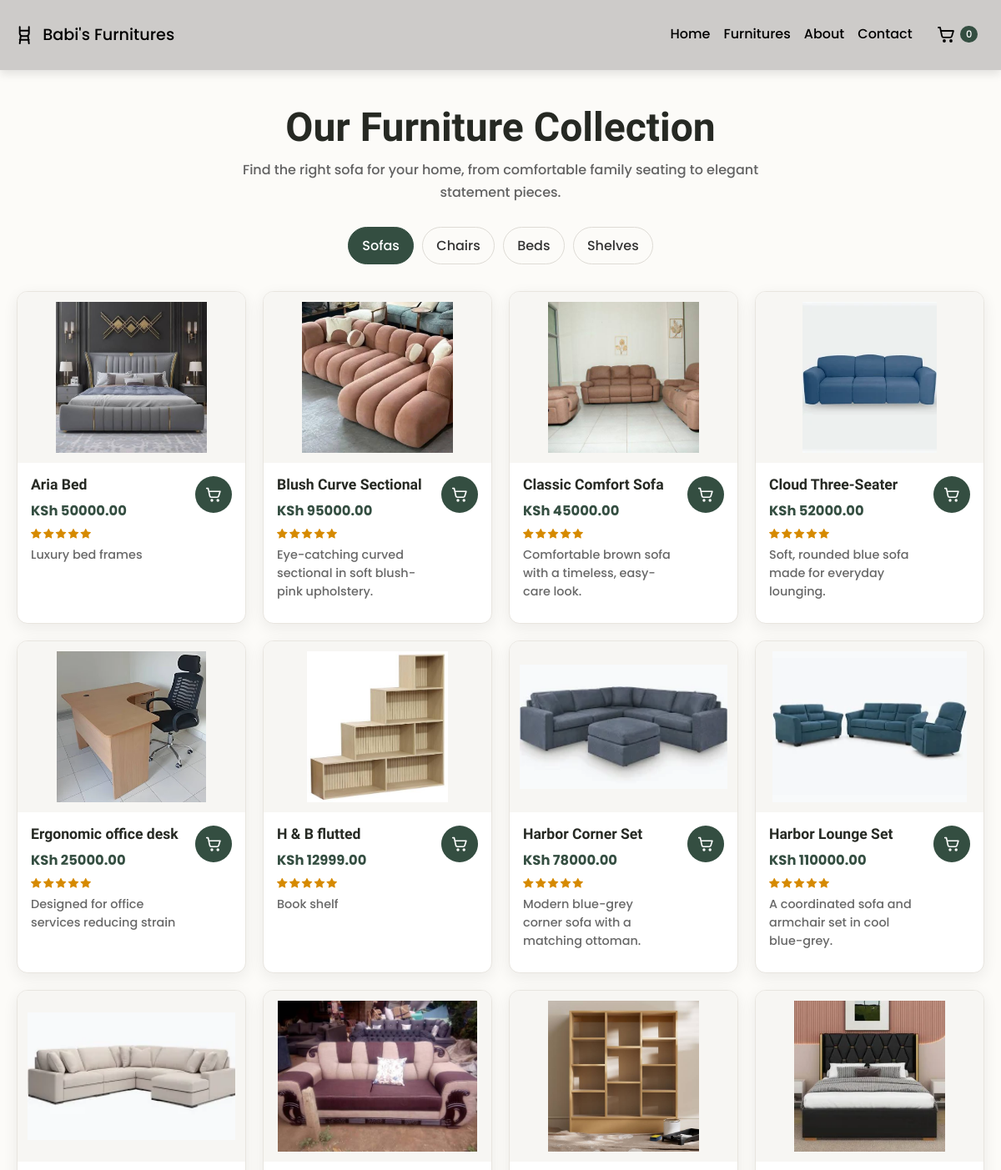
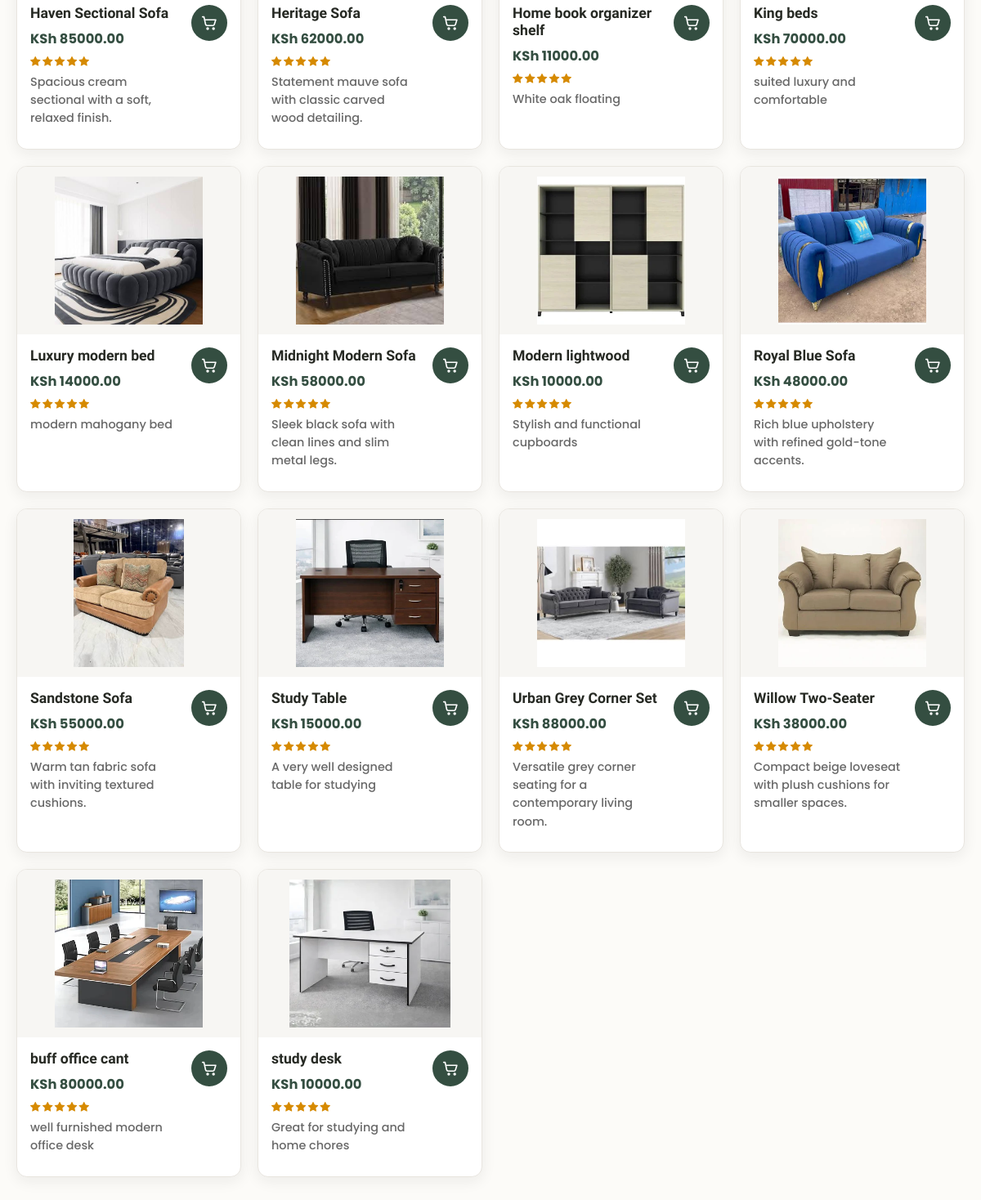
The app's page /furnitures/, older data (2 pictures, top to bottom).
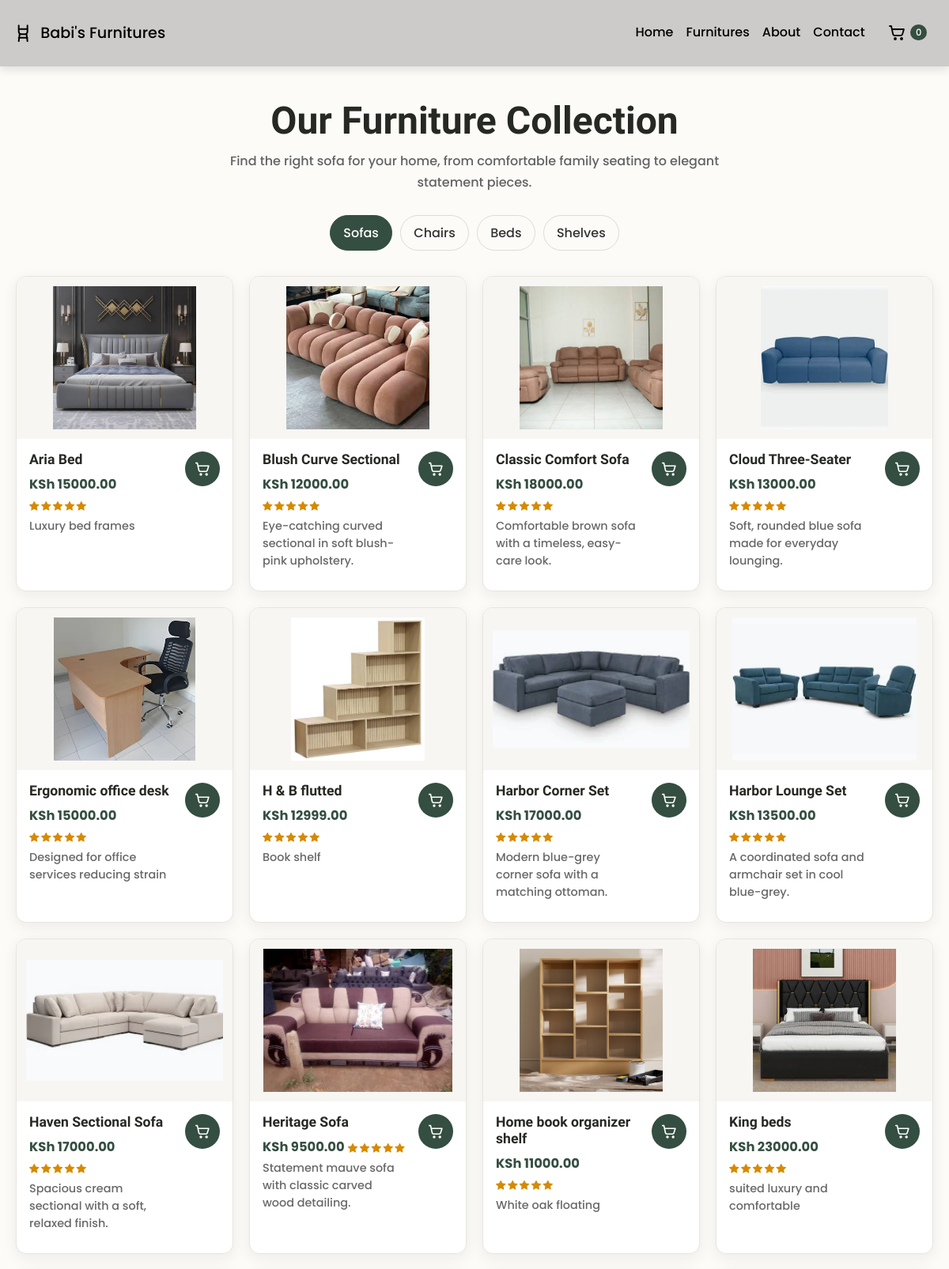
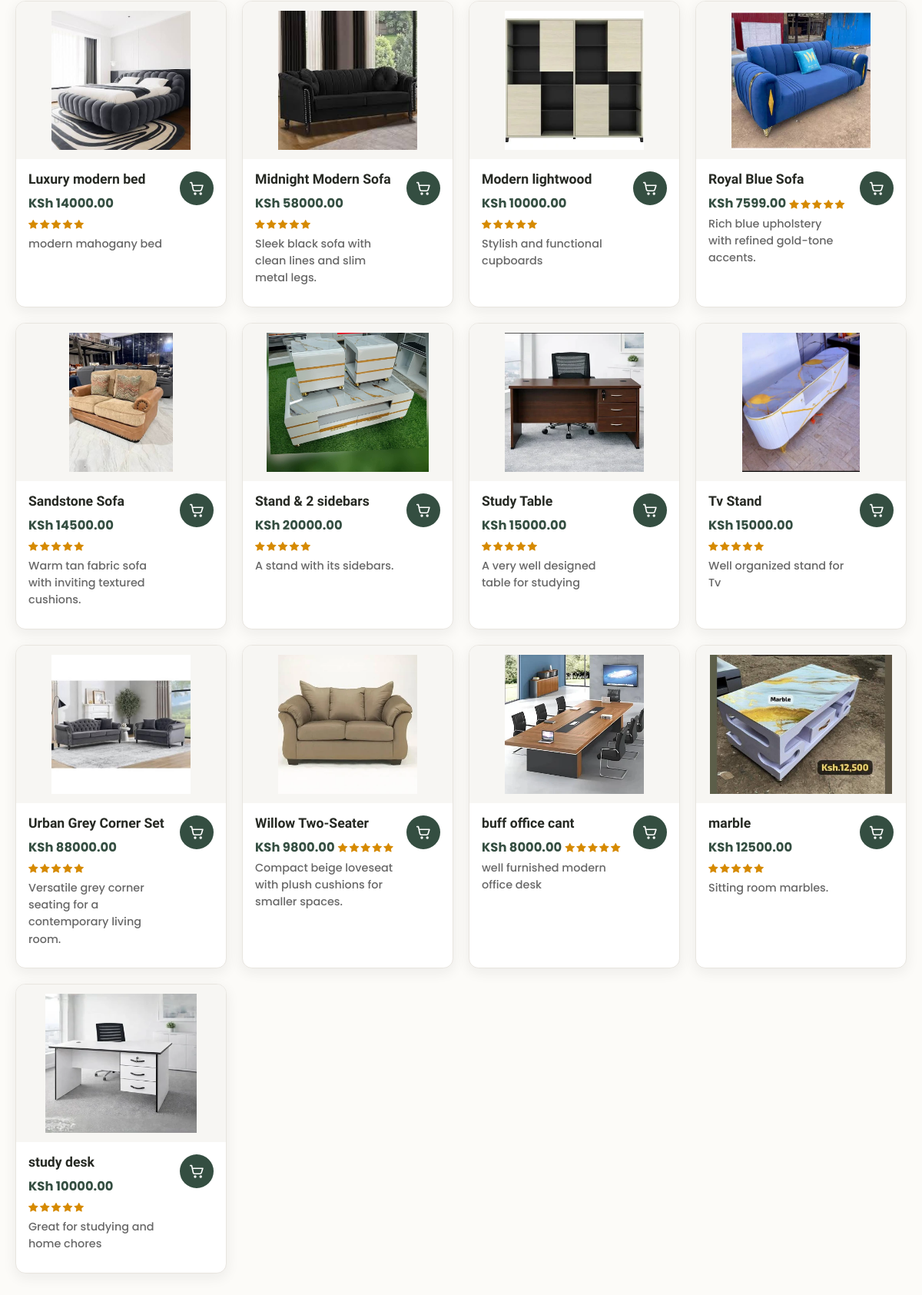
The same page, newer data (2 pictures, top to bottom).
### furnitures/models.py (models this page shows, shortened)
class Product(models.Model):
    name = models.CharField(max_length=160)
    description = models.TextField()
    price = models.DecimalField(
        max_digits=10,
        decimal_places=2,
        validators=[MinValueValidator(0)],
    )
    image = models.ImageField(upload_to="products/")
    stock = models.PositiveIntegerField(default=1)
    available = models.BooleanField(default=True)
    created_at = models.DateTimeField(auto_now_add=True)
    class Meta:
        ordering = ["name"]

### furnitures/views.py (the view)
# urls.py: path('',include('furnitures.urls')),
def furnitures(request):
    products = Product.objects.filter(available=True, stock__gt=0)
    return render(request, 'furnitures.html', {'products': products})

### furnitures/context_processors.py (called while the page is built)
def cart_context(request):
    cart = request.session.get('cart', {})
    return {'cart_item_count': sum(int(quantity) for quantity in cart.values())}

### templates/furnitures.html (shortened to what this page needs)
{% extends "base.html" %}
{% load static %}
{% block content %}
<main class="furniture-page">
    <header class="furniture-header">
        <h1>Our Furniture Collection</h1>
        <p>Find the right sofa for your home, from comfortable family seating to elegant statement pieces.</p>
    </header>
    <nav class="furniture-categories" aria-label="Furniture categories">
        <a class="selected" href="#sofas">Sofas</a>
        <a href="#sofas">Chairs</a>
        <a href="#sofas">Beds</a>
        <a href="#sofas">Shelves</a>
    </nav>
    <section class="furniture-grid" id="sofas" aria-label="Sofa collection">
        {% for product in products %}
        <article class="furniture-card">
            <div class="furniture-image-wrap">
                <img src="{{ product.image.url }}" alt="{{ product.name }}" loading="lazy">
            </div>
            <div class="furniture-details">
                <div class="furniture-copy">
                    <h2>{{ product.name }}</h2>
                    <strong>KSh {{ product.price }}</strong>
                    <div class="product-rating" role="img" aria-label="5 stars">
                        <i class="bi bi-star-fill" aria-hidden="true"></i>
                        <i class="bi bi-star-fill" aria-hidden="true"></i>
                        <i class="bi bi-star-fill" aria-hidden="true"></i>
                        <i class="bi bi-star-fill" aria-hidden="true"></i>
                        <i class="bi bi-star-fill" aria-hidden="true"></i>
                    </div>
                    <p>{{ product.description }}</p>
                </div>
                <form class="add-to-cart-form" action="{% url 'add_to_cart' product.id %}" method="post">
                    <button class="add-to-cart" type="submit" aria-label="Add {{ product.name }} to cart" title="Add to cart">
                    <svg viewBox="0 0 24 24" aria-hidden="true" focusable="false">
                        <path d="M3 4h2l2.2 10.2a2 2 0 0 0 2 1.6h7.9a2 2 0 0 0 1.9-1.4L21 8H6" />
                        <circle cx="10" cy="20" r="1" />
                        <circle cx="18" cy="20" r="1" />
                    </svg>
                    </button>
                </form>
            </div>
        </article>
        {% empty %}
        <p class="empty-products">No furniture is available right now. Please check back soon.</p>
        {% endfor %}
    </section>
</main>
{% endblock %}

### templates/base.html (shortened to what this page needs)
{% load static %}
<!DOCTYPE html>
<html lang="en">
<head>
    <link rel="stylesheet" href="https://cdn.jsdelivr.net/npm/bootstrap@5.3.8/dist/css/bootstrap.min.css">
    <link rel="stylesheet" href="https://cdn.jsdelivr.net/npm/bootstrap-icons@1.11.3/font/bootstrap-icons.min.css">
    <link rel="stylesheet" href="{% static 'main.css' %}?v=3">
</head>
<body>
    <header class="navbar">
        <div class="navbar-shell">
            <a class="navbar-brand" href="{% url 'main' %}">
                <svg class="brand-icon" viewBox="0 0 24 24" aria-hidden="true" focusable="false">
                    <path d="M7 3v7a3 3 0 0 0 3 3h4a3 3 0 0 0 3-3V3M7 7h10M8 13l-1 8m9-8 1 8M7 17h10" />
                </svg>
                <span>Babi's Furnitures</span>
            </a>
            <nav class="nav-overflow" id="primary-navigation" aria-label="Main navigation">
                <ul class="nav nav-underline">
                <li class="nav-item">
                <a class="nav-link" href="{% url 'main' %}">Home</a>
                </li>
                <li class="nav-item">
                <a class="nav-link" href="{% url 'furnitures' %}">Furnitures</a>
                </li>
                <li class="nav-item">
                <a class="nav-link" href="{% url 'about' %}">About</a>
                </li>
                <li class="nav-item">
                <a class="nav-link" href="{% url 'contact' %}">Contact</a>
                </li>
                <li class="nav-item">
                <a href="{% url 'cart' %}" class="nav-link cart-link" aria-label="Shopping cart, {{ cart_item_count }} items">
                    <svg class="cart-icon" viewBox="0 0 24 24" aria-hidden="true" focusable="false">
                        <path d="M3 4h2l2.2 10.2a2 2 0 0 0 2 1.6h7.9a2 2 0 0 0 1.9-1.4L21 8H6" />
                        <circle cx="10" cy="20" r="1" />
                        <circle cx="18" cy="20" r="1" />
                    </svg>
                    <span class="cart-count">{{ cart_item_count }}</span>
                </a>
                </li>
                </ul>
            </nav>
        </div>
    </header>
    {% block content %}{% endblock %}
</body>
</html>

### static/main.css (style rules this page uses)
* { padding: 0; margin: 0; box-sizing: border-box; font-family: "Poppins", sans-serif; font-weight: 500; }
body { min-width: 320px; color: #262923; background: #fcfbf8; line-height: 1.6; }
h1, h2, h3, h4, h5, h6 { font-family: "Oswald", sans-serif; font-weight: 600; }
.navbar { width: 100%; position: sticky; top: 0; z-index: 1030; background: #5a57574a; box-shadow: 0 5px 10px rgba(0, 0, 0, 0.1); }
.navbar-shell { display: flex; align-items: center; width: 100%; min-height: 4.25rem; padding: 0 1rem; }
.navbar .nav-overflow, .navbar .nav { width: 100%; }
.navbar .nav-overflow { flex: 1; min-width: 0; width: auto; }
.navbar .nav { display: flex; align-items: center; justify-content: flex-end; flex-wrap: nowrap; }
.navbar .nav-item { flex: 0 0 auto; text-align: center; }
.navbar .navbar-brand { display: inline-flex; align-items: center; gap: 0.55rem; white-space: nowrap; font-size: 1.2rem; font-weight: 700; color: #000; text-decoration: none; }
.navbar .brand-icon { display: block; width: 1.65rem; height: 1.65rem; flex: 0 0 auto; fill: none; stroke: currentColor; stroke-linecap: round; stroke-linejoin: round; stroke-width: 1.8; }
.navbar .cart-link { display: inline-flex; align-items: center; justify-content: center; padding: 0.5rem 0.75rem; }
.navbar .cart-count { display: inline-grid; place-items: center; min-width: 1.3rem; height: 1.3rem; margin-left: 0.35rem; padding: 0 0.25rem; border-radius: 999px; color: #fff; background: #344e41; font-size: 0.72rem; }
.navbar .cart-icon { display: block; width: 1.5rem; height: 1.5rem; fill: none; stroke: currentColor; stroke-linecap: round; stroke-linejoin: round; stroke-width: 1.8; }
.navbar .nav-link, .navbar .nav-link.active { color: #000; }
.furniture-page { width: min(1200px, calc(100% - 2.5rem)); min-width: 0; margin: 0 auto; padding: clamp(1.5rem, 4vw, 2.5rem) 0 4rem; }
.furniture-header { max-width: 760px; margin: 0 auto 1.5rem; text-align: center; }
.furniture-header h1 { margin-bottom: 0.5rem; font-size: clamp(2rem, 4vw, 3rem); }
.furniture-header p { max-width: 650px; margin: 0 auto; color: #626262; line-height: 1.7; }
.furniture-categories { display: flex; justify-content: center; flex-wrap: wrap; gap: 0.65rem; margin: 1.75rem 0 2rem; padding: 0; }
.furniture-categories a { display: inline-flex; align-items: center; justify-content: center; min-height: 2.75rem; padding: 0.55rem 1rem; border: 1px solid #dedbd5; border-radius: 999px; color: #333; text-decoration: none; transition: color 160ms ease, background-color 160ms ease, border-color 160ms ease; }
.furniture-categories a.selected, .furniture-categories a:hover { color: #fff; background: #344e41; border-color: #344e41; }
.furniture-grid { display: grid; grid-template-columns: repeat(auto-fit, minmax(min(100%, 250px), 1fr)); gap: clamp(0.85rem, 2vw, 1.25rem); }
.furniture-card { display: grid; grid-template-rows: auto 1fr; min-width: 0; overflow: hidden; background: #fff; border: 1px solid #e8e5df; border-radius: 0.8rem; box-shadow: 0 5px 18px rgba(34, 32, 28, 0.07); transition: transform 180ms ease, box-shadow 180ms ease; }
.furniture-image-wrap { display: grid; place-items: center; width: 100%; height: auto; aspect-ratio: 4 / 3; min-height: 0; padding: 0.75rem; background: #f7f6f3; overflow: hidden; }
.furniture-image-wrap img { display: block; width: 100%; height: 100%; min-width: 0; min-height: 0; object-fit: contain; }
.product-rating { display: inline-flex; gap: 0.15rem; margin: 0.3rem 0 0.45rem; color: #d68a00; font-size: 0.78rem; line-height: 1; }
.furniture-details { display: flex; min-width: 0; align-items: flex-start; justify-content: space-between; gap: 1rem; flex: 1; padding: 1rem; }
.furniture-copy { min-width: 0; }
.furniture-details h2 { margin: 0 0 0.4rem; font-size: 1.1rem; overflow-wrap: anywhere; }
.furniture-details p { margin: 0 0 0.65rem; color: #686868; font-size: 0.9rem; line-height: 1.55; overflow-wrap: anywhere; }
.furniture-details strong { display: inline-block; margin-top: 0.1rem; color: #344e41; font-size: 1.02rem; }
.add-to-cart { display: inline-grid; place-items: center; flex: 0 0 auto; width: 2.75rem; height: 2.75rem; padding: 0; color: #fff; background: #344e41; border: 0; border-radius: 50%; cursor: pointer; touch-action: manipulation; }
.add-to-cart-form { flex: 0 0 auto; }
.add-to-cart svg { width: 1.35rem; height: 1.35rem; fill: none; stroke: currentColor; stroke-linecap: round; stroke-linejoin: round; stroke-width: 1.8; }

Row changes from the older to the newer data that the page shows:
changed Product "Aria Bed": price "50000.00" → "15000.00"
changed Product "Blush Curve Sectional": price "95000.00" → "12000.00"
changed Product "Classic Comfort Sofa": price "45000.00" → "18000.00"
changed Product "Cloud Three-Seater": price "52000.00" → "13000.00"
changed Product "Ergonomic office desk": price "25000.00" → "15000.00"
changed Product "Harbor Corner Set": price "78000.00" → "17000.00"
changed Product "Harbor Lounge Set": price "110000.00" → "13500.00"
changed Product "Haven Sectional Sofa": price "85000.00" → "17000.00"
changed Product "Heritage Sofa": price "62000.00" → "9500.00"
changed Product "King beds": price "70000.00" → "23000.00"
changed Product "Royal Blue Sofa": price "48000.00" → "7599.00"
changed Product "Sandstone Sofa": price "55000.00" → "14500.00"
added Product: image (picture), name "Stand & 2 sidebars", price "20000.00", description "A stand with its sidebars."
added Product: image (picture), name "Tv Stand", price "15000.00", description "Well organized stand for Tv"
changed Product "Willow Two-Seater": price "38000.00" → "9800.00"
changed Product "buff office cant": price "80000.00" → "8000.00"
added Product: image (picture), name "marble", price "12500.00", description "Sitting room marbles."
